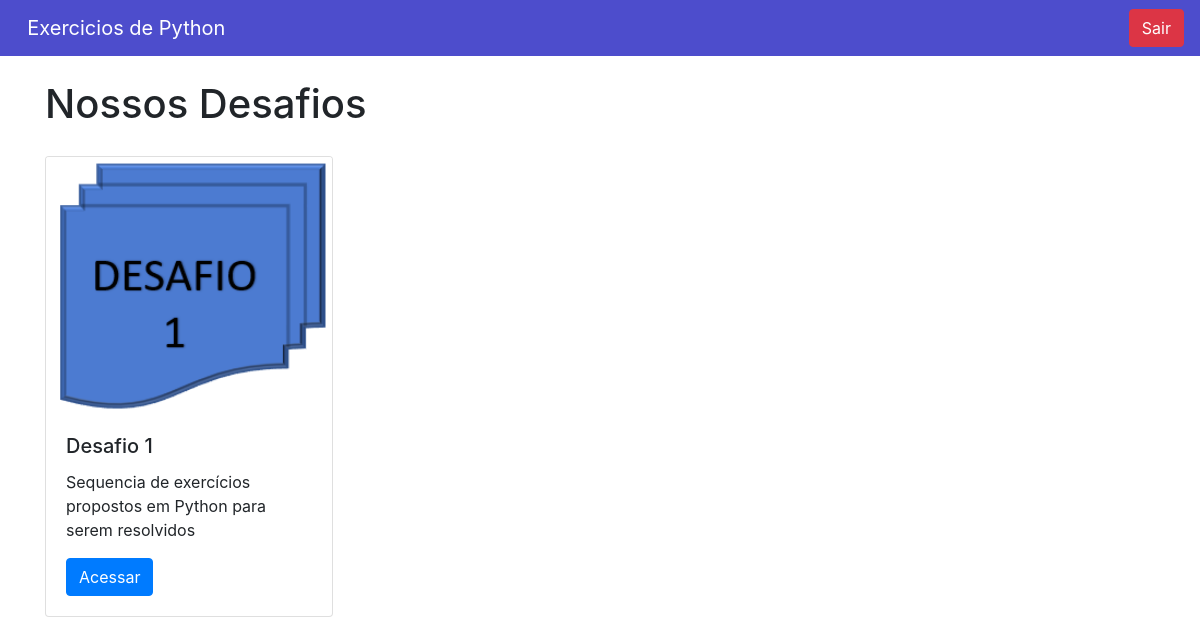
Before: /home/ (signed in) with the older database file.
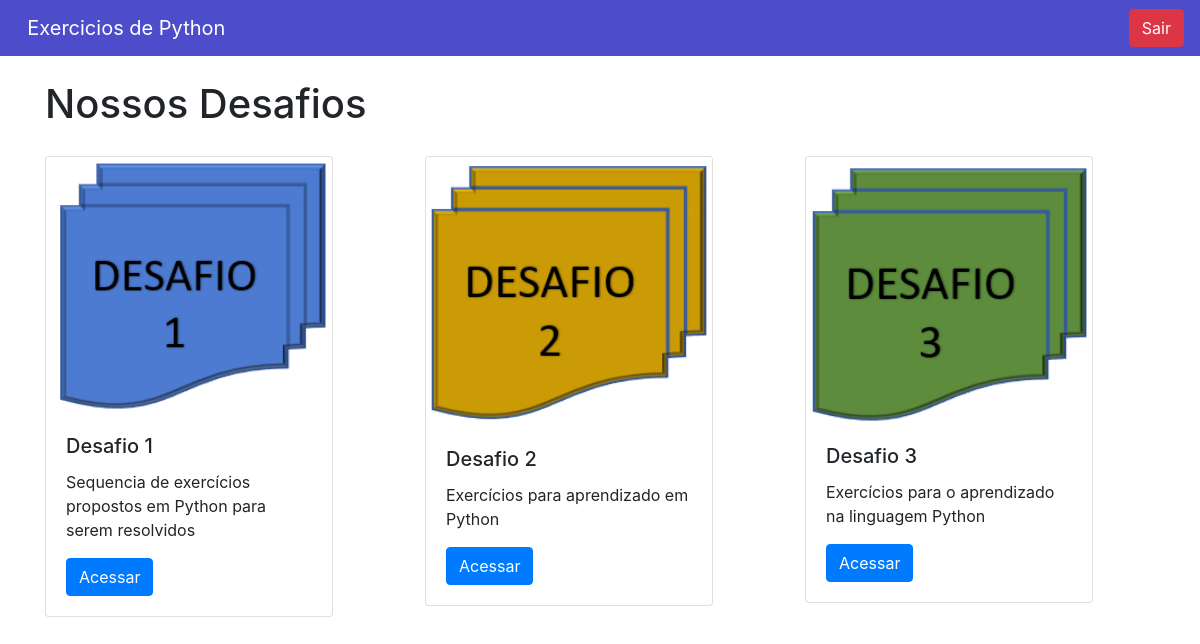
After: the same page with the newer database file.
### cursos/models.py (models this page shows, shortened)
class Cursos(models.Model):
    nome = models.CharField(max_length = 100)
    descricao = models.TextField()
    thumb = models.ImageField(upload_to = 'thumb_cursos')

### cursos/views.py (the view)
# urls.py: path('', views.home, name='home'),
def home(request):
    if request.session.get('usuario'):
        usuario_logado = request.session.get('usuario')
        cursos = Cursos.objects.all()
        request_usuario = request.session.get('usuario')
        return render(request, 'home.html', {'cursos': cursos, 'request_usuario': request_usuario, 'usuario': usuario_logado})
    else:
        return redirect('/auth/login/?status=2')

### cursos/templates/home.html (shortened to what this page needs)
{% extends 'base.html'%}
{% block 'body' %}
<div class="container">
  <br>
  <h1>Nossos Desafios</h1>
  <div class="row">
      {% for i in cursos %}
          <div style="margin-top: 20px;" class="col-md">
              <div class="card" style="width: 18rem;">
                  <img class="card-img-top" src="{{i.thumb.url}}" alt="Card image cap">
                  <div class="card-body">
                    <h5 class="card-title">{{i.nome}}</h5>
                    <p class="card-text">{{i.descricao}}</p>
                    <a href="{% url 'curso' i.id %}" class="btn btn-primary">Acessar</a>
                  </div>
                </div>
          </div>
      {% endfor %}
  </div>
</div>
{% endblock %}

### templates/base.html (shortened to what this page needs)
<!doctype html>
<html lang="pt-BR">
  <head>
    <link rel="stylesheet" href="https://cdn.jsdelivr.net/npm/bootstrap@4.6.0/dist/css/bootstrap.min.css">
  </head>
  <body>
    <nav style='background-color: rgba(10, 10, 185, 0.726);'class="navbar navbar-dark ">
        <a class="navbar-brand" href="{% url 'home' %}">&nbsp&nbspExercicios de Python</a>
        {% if usuario %}
           <a href="{% url 'sair' %}" class="btn btn-danger">Sair</a>
        {% endif %}
    </nav>
    {% block 'body'%}{% endblock %}
  </body>
</html>

Changed rows visible on the page:
added Cursos: thumb (picture), nome "Desafio 2", descricao "Exercícios para aprendizado em Python"
added Cursos: thumb (picture), nome "Desafio 3", descricao "Exercícios para o aprendizado na linguagem Python"
